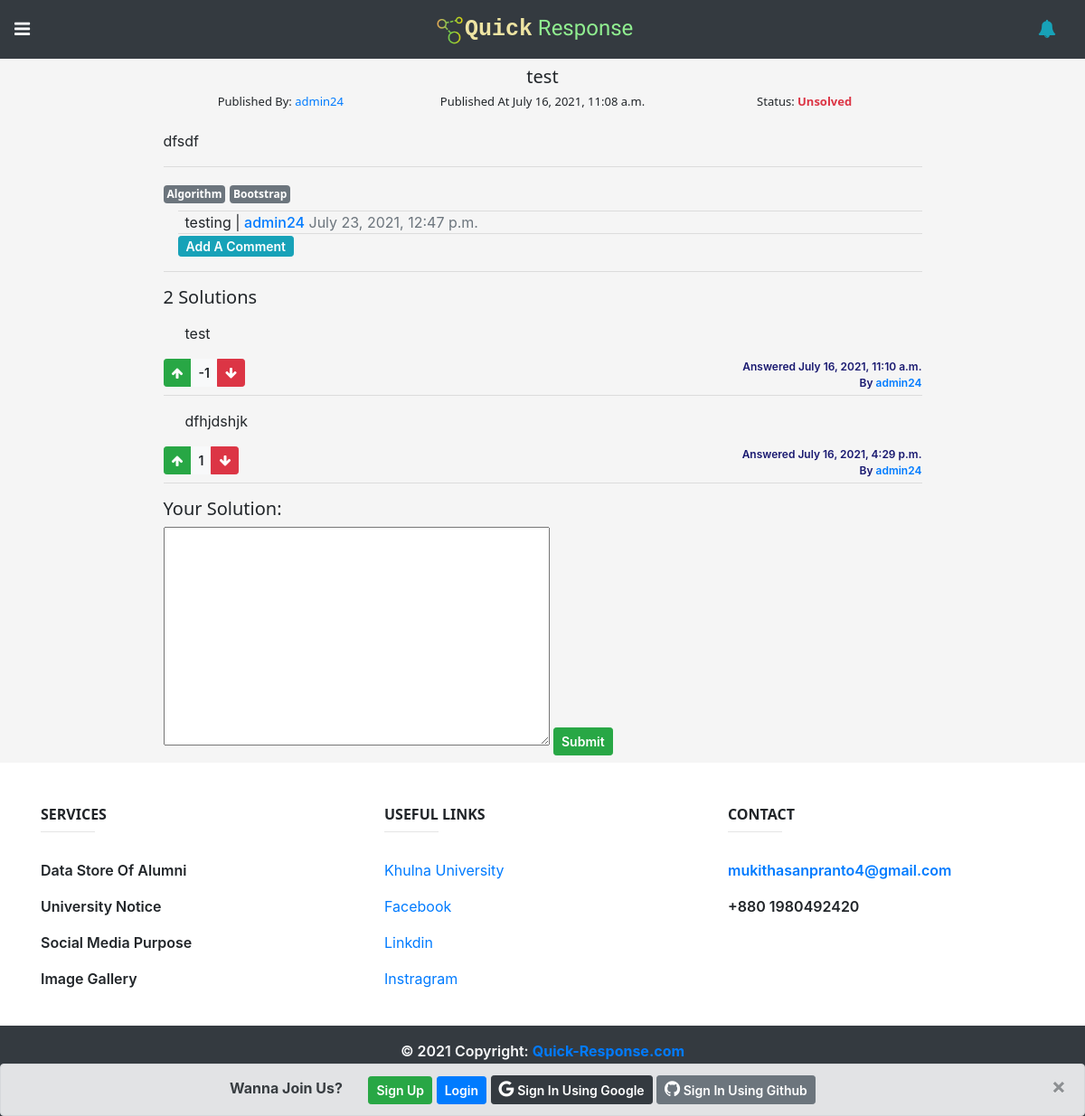
Before: /problems/114/details/ with the older database file.
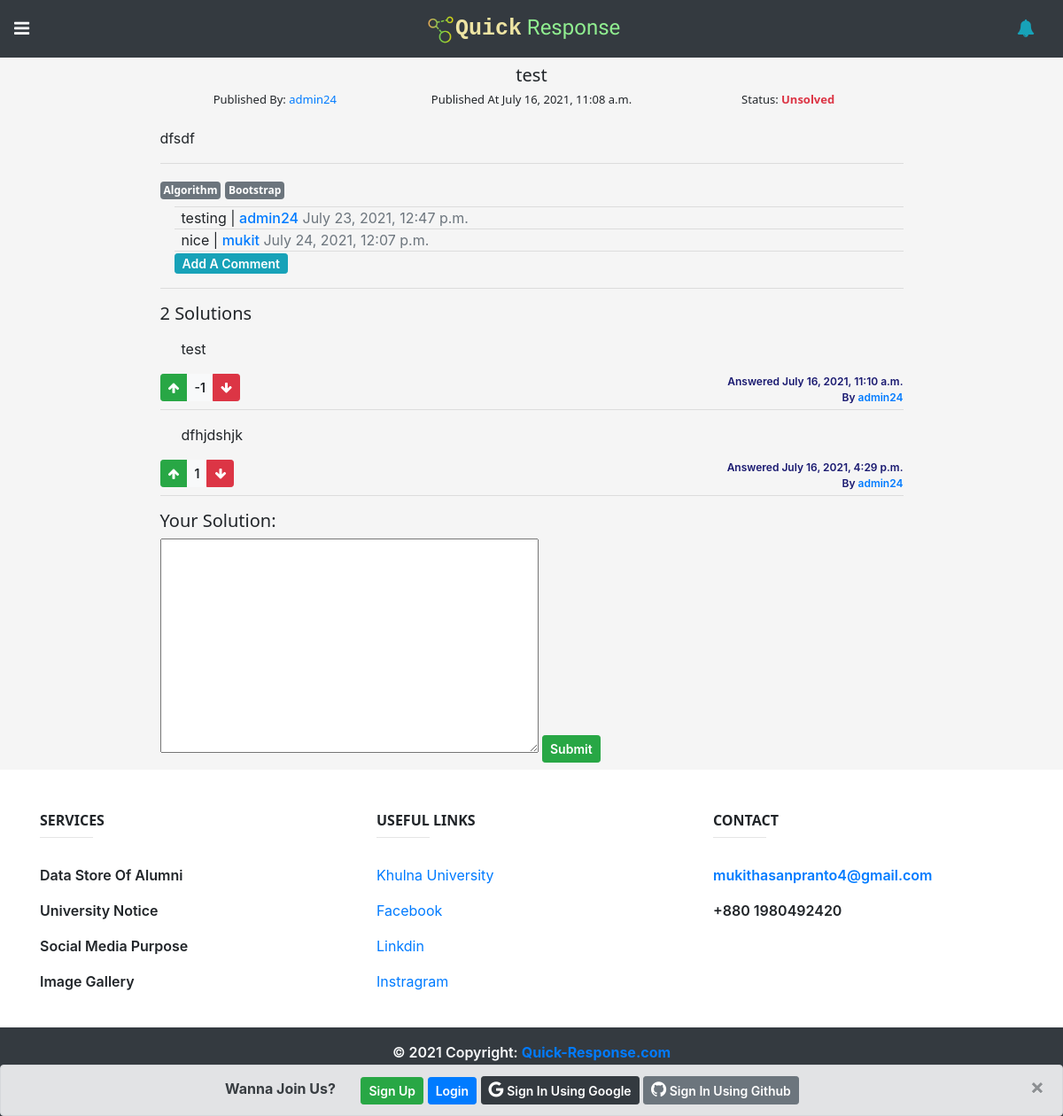
After: the same page with the newer database file.
### problems/models.py (models this page shows, shortened)
class Tag(models.Model):
    name = models.CharField(max_length=20)
    def __str__(self):
        return self.name

class Comment(models.Model):
    author = models.ForeignKey(settings.AUTH_USER_MODEL,on_delete=models.CASCADE)
    c_body = models.TextField()
    created_on = models.DateTimeField(default=datetime.now)
    last_modified = models.DateTimeField(default=datetime.now)
    problem = models.ForeignKey('Problem', on_delete=models.CASCADE,blank=True,null=True,related_name='cmts_p')

class Solution(models.Model):
    author = models.ForeignKey(settings.AUTH_USER_MODEL,on_delete=models.CASCADE)
    s_body = RichTextUploadingField()
    created_on = models.DateTimeField(default=datetime.now)
    last_modified = models.DateTimeField(default=datetime.now)
    vote = models.IntegerField(default=0)
    best_answer = models.BooleanField(default=False)
    problem = models.ForeignKey('Problem', on_delete=models.CASCADE)

### problems/views.py (the view)
# urls.py: path('<int:id>/details/',problem_details,name='problem_details'),
@profile_required
def problem_details(request,id,msg=None):
    print(msg)
    problem = Problem.objects.get(id=id)
    solutions = Solution.objects.filter(problem=problem)
    sol_cnt = Solution.objects.filter(problem=problem).count()
    sol_form = SolutionForm()
    cmt_form = CommentForm()
    update_post_form = PostForm(request.POST or None,instance=problem)
    success=''
    error=''
    edit=''
    same_author = ''
    if msg == 'success':
        success = 'Solution Is Successfully Added'
    elif msg == 'error':
        error = 'Error! Solution Can\'t be Blank'
    elif msg == 'edit':
        edit = 'Problem Is Successfully Edited'
    elif msg == 'same_author':
        same_author = 'Sorry! You Can\'t Give Solution In Your Own Probelm'
    else:
        pass
    context = {
        'problem':problem,
        'sol_form':sol_form,
        'cmt_form':cmt_form,
        'solutions':solutions,
        'total_sol':sol_cnt,
        'success':success,
        'error': error,
        'edit':edit,
        'same_author':same_author,
        'update_post_form':update_post_form,
    }
    return render(request,"problems/problem_details.html",context)

### problems/forms.py
class SolutionForm(forms.ModelForm):
    class Meta:
        model = Solution
        fields = [
            "s_body"
        ]
        labels = {
            "s_body": "",
        }

class CommentForm(forms.ModelForm):
    class Meta:
        model = Comment
        fields = [
            "c_body",
        ]
        widgets = {
            'c_body': forms.Textarea(attrs={'rows':1,'class':'form-control','placeholder':'Leave A Comment!'}),
        }
        labels = {
            "c_body": "",
        }

### problems/views.py (called while the page is built)
def profile_required(function):
    @wraps(function)
    def wrap(request, *args, **kwargs):
        if request.user.is_anonymous:
            return function(request, *args, **kwargs)
        try:
            profile = Profile.objects.get(user=request.user)
            return function(request, *args, **kwargs)
        except:
            return redirect('profile_required',request.user.id,'required')
    return wrap

### templates/problems/problem_details.html (shortened to what the changed rows need)
{% extends "base.html" %}
{% load static %}
{% block content %}
<div style="background-color: whitesmoke;" id="post_section">
    <div class="container">
        <div class="row justify-content-center">
            <div class="col-lg-9 p-2">
                {% for tag in problem.tag.all %}
                <h6 class="d-inline-block">
                    <span class="badge badge-secondary p-1">{{tag.name}}</span>
                </h6>
                {% endfor %}
                <br>
                <div class="ml-3">
                    <div id="cmt_p_list">
                        {% if problem.cmts_p.all %}
                        {% for cmt in problem.cmts_p.all %}
                        <div id="cmt_content">
                            <p class="py-1 pl-2 m-0 d-inline"><span id="cmt_body">{{cmt.c_body}}</span> | <a href="{% url 'profile_view' cmt.author.id %}"
                                    style="text-decoration: none;font-weight: 500;">{{cmt.author}}</a> <span
                                    class="text-muted">{{cmt.created_on}}</span>
                            </p>
                            <hr class="m-0">
                        </div>
                        {% endfor %}
                        {% endif %}
                    </div>
                </div>
                <div class="solution_list mt-3">
                    <hr>
                    {% if solutions %}
                    <h5>{{total_sol}} Solution{{ total_sol|pluralize:",s" }}</h5>
                    {% for sol in solutions %}
                    <div class="sol_content pl-4">
                        <p>{{sol.s_body|safe}}</p>
                    </div>
                    <div class="row pb-1">
                        <div class="col-6 text-left pr-0">
                            <div class="btn-group btn-group-sm">
                                <button type="button" class="btn btn-success" data-toggle="tooltip" title="Up Vote" data-sid="{{sol.id}}" id="upvote_btn"><i
                                        class="fa fa-arrow-up"></i></button>
                                <button type="button" class="btn btn-light" data-toggle="tooltip"
                                    title="Net Vote" id="vote_number">{{sol.vote}}</button>
                                <button type="button" class="btn btn-danger" data-toggle="tooltip" title="Down Vote" data-sid="{{sol.id}}" id="downvote_btn"><i
                                        class="fa fa-arrow-down"></i></button>
                            </div>
                        </div>
                        <div class="col-6 text-right">
                            <div class="sol_date_author">
                                Answered {{sol.created_on}}<br>By <a href="{% url 'profile_view' sol.author.id %}">{{sol.author}}</a>
                            </div>
                        </div>
                    </div>
                    <hr class="m-0">
                    {% endfor %}
                    {% endif %}
                </div>
            </div>
        </div>
    </div>
</div>
{% endblock %}

Changed rows visible on the page:
added Comment: c_body "nice", author "mukit", created_on "July 24, 2021, 12:07 p.m."
